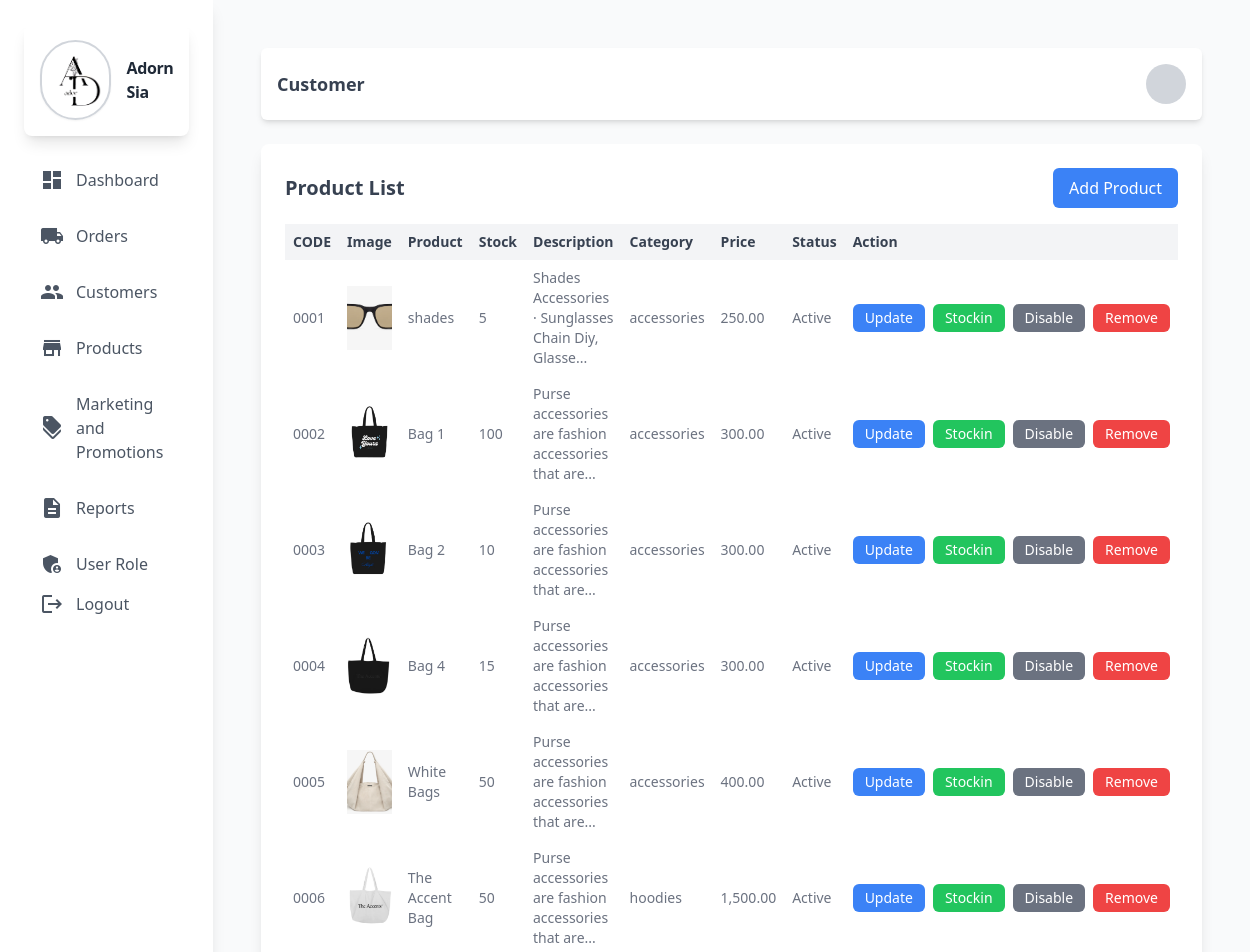
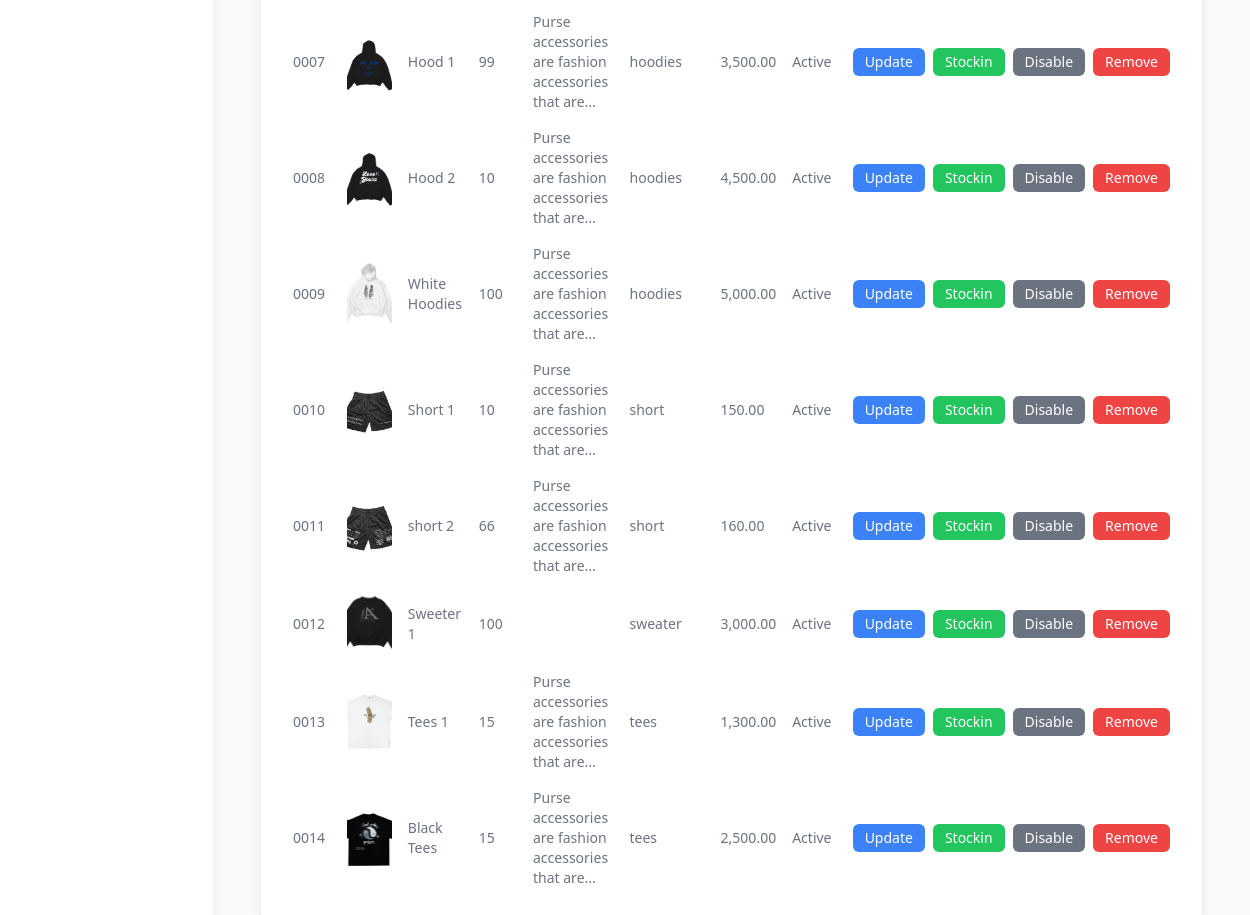
The app's page /admin/product.php with its own data (2 pictures, top to bottom).
### tables this page shows
CREATE TABLE `product` (
  `prod_id` int(11) NOT NULL,
  `prod_code` varchar(60) NOT NULL,
  `prod_name` varchar(60) NOT NULL,
  `prod_currprice` decimal(10,2) NOT NULL,
  `prod_category_id` int(11) NOT NULL,
  `prod_critical` int(11) NOT NULL,
  `prod_description` text NOT NULL,
  `prod_promo_id` int(11) DEFAULT NULL,
  `prod_image` varchar(255) NOT NULL,
  `prod_added` datetime NOT NULL,
  `prod_status` int(11) NOT NULL DEFAULT 1 COMMENT '0=Not Active,\r\n1=Active,\r\n3=Archive',
  `product_stocks` int(11) NOT NULL
);

CREATE TABLE `category` (
  `category_id` int(11) NOT NULL,
  `category_name` varchar(60) NOT NULL,
  `category_description` text NOT NULL,
  `status` int(11) NOT NULL DEFAULT 1 COMMENT '0=InActive 1=Active'
);

### admin/backend/db.php (called while the page is built, shortened)
<?php
class db_connect
{
    public $host = db_host;
    public $user = db_user;
    public $pass = db_pass;
    public $name = db_name;
    public function connect()
    {
        try {
            $this->conn = new mysqli($this->host, $this->user, $this->pass, $this->name);
        } catch (\Throwable $th) {
            header("Location:setup.php");
        }
    }
}

### admin/backend/class.php (called while the page is built, shortened)
<?php
include ('db.php');
class global_class extends db_connect
{
    public function fetch_all_product(){
        $query = $this->conn->prepare("SELECT *
        FROM `product`
        LEFT JOIN category
        ON product.prod_category_id = category.category_id");
        if ($query->execute()) {
            $result = $query->get_result();
            return $result;
        }
    }
}

### admin/backend/end-points/product_list.php (the view)
<?php
$fetch_all_product = $db->fetch_all_product();
if (!empty($fetch_all_product)) {
    foreach ($fetch_all_product as $product):
        $status = ($product['prod_status'] > 0) ? "Active" : "Not Active";
        $image_path = !empty($product['prod_image']) ? "../upload/{$product['prod_image']}" : 'images/default.png';
?>
<tr>
    <td class="p-2"><?php echo $product['prod_code']; ?></td>
    <td class="p-2">
        <img src="<?php echo $image_path; ?>" alt="<?php echo htmlspecialchars($product['prod_name']); ?>" class="w-16 h-16 object-cover">
    </td>
    <td class="p-2"><?php echo $product['prod_name']; ?></td>
    <td class="p-2"><?php echo $product['product_stocks']; ?></td>
    <td class="p-2"><?php echo strlen($product['prod_description']) > 50 ? substr($product['prod_description'], 0, 50) . '...' : $product['prod_description']; ?></td>
    <td class="p-2"><?php echo $product['category_name']; ?></td>
    <td class="p-2"><?php echo number_format($product['prod_currprice'], 2); ?></td>
    <td class="p-2"><?php echo $status; ?></td>
    <td class="p-2">
        <div class="flex space-x-2 overflow-x-auto max-w-full whitespace-nowrap">
            <button class="bg-blue-500 text-white py-1 px-3 rounded-md
            updateProductToggler"
            data-prod_id="<?=$product['prod_id']?>"
             data-prod_code="<?=$product['prod_code']?>"
             data-prod_name="<?=$product['prod_name']?>"
             data-prod_currprice="<?=$product['prod_currprice']?>"
             data-prod_category_id="<?=$product['prod_category_id']?>"
             data-prod_critical="<?=$product['prod_critical']?>"
             data-prod_description="<?=$product['prod_description']?>"
             data-prod_promo_id="<?=$product['prod_promo_id']?>"
             >Update</button>
            <button class="bg-green-500 text-white py-1 px-3 rounded-md stockInToggler"
            data-product_stocks="<?=$product['product_stocks']?>"
            data-prod_id="<?=$product['prod_id']?>"
            data-prod_name="<?=$product['prod_name']?>"
            >Stockin</button>
            <button class="bg-gray-500 text-white py-1 px-3 rounded-md">Disable</button>
            <button class="bg-red-500 text-white py-1 px-3 rounded-md">Remove</button>
        </div>
    </td>
</tr>
<?php
    endforeach;
} else { ?>
    <tr>
        <td colspan="8" class="p-2 text-center">No Record found.</td>
    </tr>
<?php } ?>

### records on screen
product: prod_code "0001", prod_image (picture), prod_name "shades", product_stocks "5", prod_description "Shades Accessories · Sunglasses Chain Diy, Glasse", category.category_name "accessories", prod_currprice "250.00", prod_status "Active"
product: prod_code "0002", prod_image (picture), prod_name "Bag 1", product_stocks "100", prod_description "Purse accessories are fashion accessories that are", category.category_name "accessories", prod_currprice "300.00", prod_status "Active"
product: prod_code "0003", prod_image (picture), prod_name "Bag 2", product_stocks "10", prod_description "Purse accessories are fashion accessories that are", category.category_name "accessories", prod_currprice "300.00", prod_status "Active"
product: prod_code "0004", prod_image (picture), prod_name "Bag 4", product_stocks "15", prod_description "Purse accessories are fashion accessories that are", category.category_name "accessories", prod_currprice "300.00", prod_status "Active"
product: prod_code "0005", prod_image (picture), prod_name "White Bags", product_stocks "50", prod_description "Purse accessories are fashion accessories that are", category.category_name "accessories", prod_currprice "400.00", prod_status "Active"
product: prod_code "0006", prod_image (picture), prod_name "The Accent Bag", product_stocks "50", prod_description "Purse accessories are fashion accessories that are", category.category_name "hoodies", prod_currprice "1,500.00", prod_status "Active"
product: prod_code "0007", prod_image (picture), prod_name "Hood 1", product_stocks "99", prod_description "Purse accessories are fashion accessories that are", category.category_name "hoodies", prod_currprice "3,500.00", prod_status "Active"
product: prod_code "0008", prod_image (picture), prod_name "Hood 2", product_stocks "10", prod_description "Purse accessories are fashion accessories that are", category.category_name "hoodies", prod_currprice "4,500.00", prod_status "Active"
product: prod_code "0009", prod_image (picture), prod_name "White Hoodies", product_stocks "100", prod_description "Purse accessories are fashion accessories that are", category.category_name "hoodies", prod_currprice "5,000.00", prod_status "Active"
product: prod_code "0010", prod_image (picture), prod_name "Short 1", product_stocks "10", prod_description "Purse accessories are fashion accessories that are", category.category_name "short", prod_currprice "150.00", prod_status "Active"
product: prod_code "0011", prod_image (picture), prod_name "short 2", product_stocks "66", prod_description "Purse accessories are fashion accessories that are", category.category_name "short", prod_currprice "160.00", prod_status "Active"
product: prod_code "0012", prod_image (picture), prod_name "Sweeter 1", product_stocks "100", category.category_name "sweater", prod_currprice "3,000.00", prod_status "Active"
product: prod_code "0013", prod_image (picture), prod_name "Tees 1", product_stocks "15", prod_description "Purse accessories are fashion accessories that are", category.category_name "tees", prod_currprice "1,300.00", prod_status "Active"
product: prod_code "0014", prod_image (picture), prod_name "Black Tees", product_stocks "15", prod_description "Purse accessories are fashion accessories that are", category.category_name "tees", prod_currprice "2,500.00", prod_status "Active"
